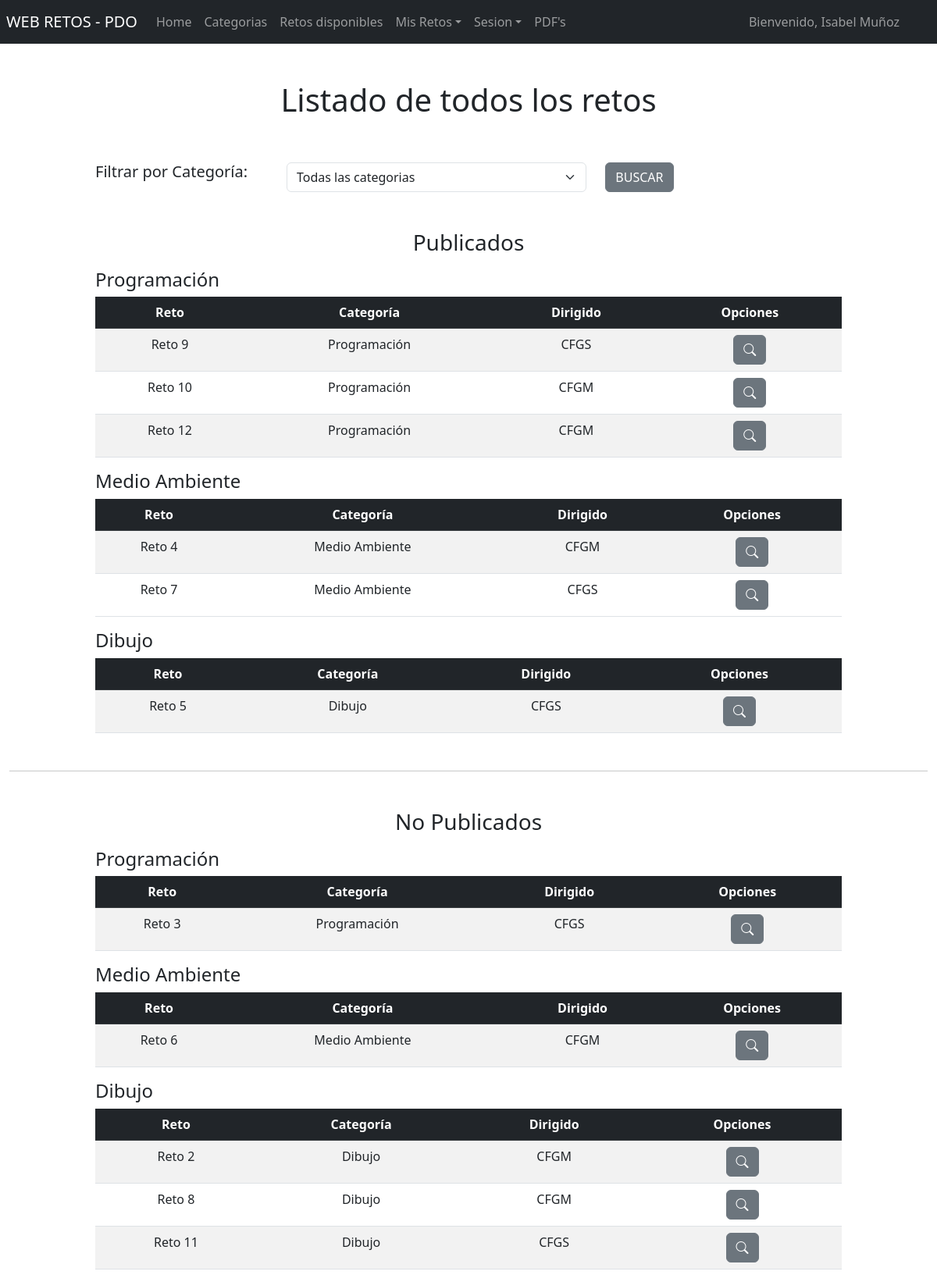
Screenshot of /index.php?c=reto (signed in) with the database file from the repository.
### tables this page shows
CREATE TABLE IF NOT EXISTS `profesores` (
  `id` smallint(5) unsigned NOT NULL AUTO_INCREMENT,
  `nombre` varchar(100) NOT NULL,
  `correo` varchar(100) NOT NULL,
  `pass` varchar(255) NOT NULL,
  PRIMARY KEY (`id`),
  UNIQUE KEY `correo` (`correo`),
  UNIQUE KEY `nombre` (`nombre`)
);

CREATE TABLE IF NOT EXISTS `categorias` (
  `id` tinyint(3) unsigned NOT NULL AUTO_INCREMENT,
  `nombre` varchar(100) NOT NULL,
  PRIMARY KEY (`id`),
  UNIQUE KEY `nombreCategoria` (`nombre`) USING BTREE
);

CREATE TABLE IF NOT EXISTS `retos` (
  `id` smallint(5) unsigned NOT NULL AUTO_INCREMENT,
  `nombre` varchar(100) NOT NULL,
  `dirigido` varchar(100) NOT NULL,
  `descripcion` varchar(500) DEFAULT NULL,
  `fechaInicioInscripcion` date NOT NULL,
  `fechaFinInscripcion` date NOT NULL,
  `fechaInicioReto` timestamp NOT NULL DEFAULT CURRENT_TIMESTAMP ON UPDATE CURRENT_TIMESTAMP,
  `fechaFinReto` timestamp NOT NULL DEFAULT CURRENT_TIMESTAMP ON UPDATE CURRENT_TIMESTAMP,
  `fechaPublicacion` timestamp NOT NULL DEFAULT CURRENT_TIMESTAMP ON UPDATE CURRENT_TIMESTAMP,
  `publicado` bit(1) NOT NULL DEFAULT b'0',
  `idProfesor` smallint(5) unsigned NOT NULL,
  `idCategoria` tinyint(3) unsigned NOT NULL,
  PRIMARY KEY (`id`),
  KEY `FK_Profesor` (`idProfesor`),
  KEY `FK_Categoria` (`idCategoria`),
  CONSTRAINT `FK_Categoria` FOREIGN KEY (`idCategoria`) REFERENCES `categorias` (`id`),
  CONSTRAINT `FK_Profesor` FOREIGN KEY (`idProfesor`) REFERENCES `profesores` (`id`)
);

### controlador/controladorreto.php (called while the page is built, shortened)
<?php
require_once 'modelo/reto.php';
require_once 'modelo/categoria.php';
require_once 'modelo/profesor.php';
class ControladorReto
{
    private $modeloreto;
    private $modelocategorias;
    private $modeloprofesores;
    public function __construct()
    {
        $this->modeloreto = new Reto();
        $this->modelocategorias = new Categoria();
        $this->modeloprofesores = new Profesor();
    }
    public function index()
    {
        $idProfesor = $_SESSION['user'];
        $profesor = $this->modeloprofesores->obtenerNombre($idProfesor);
        $categorias = $this->modelocategorias->listar();
        require_once 'vista/headeruser.php';
        require_once 'vista/reto/reto.php';
    }
    public function getCategoria($id)
    {
        return $this->modelocategorias->obtener($id);
    }
    public function listarPublicadosPorCategoria($id)
    {
        return $this->modeloreto->listarPublicadosPorCategoria($id);
    }
    public function listarNoPublicadosPorCategoria($id)
    {
        return $this->modeloreto->listarNoPublicadosPorCategoria($id);
    }
}

### conexion/conexion.php (called while the page is built, shortened)
<?php
class Conexion
{
    public static function conectar()
    {
        $pdo = new PDO('mysql:host=' . DB_HOST . ';dbname=' . DB . ';charset=' . CHARSET, DB_USER, DB_PASS);
        $pdo->setAttribute(PDO::ATTR_ERRMODE, PDO::ERRMODE_EXCEPTION);
        return $pdo;
    }
}

### modelo/profesor.php (called while the page is built, shortened)
<?php
class Profesor
{
    private $conexion;
    public function __construct()
    {
        try {
            $this->conexion = Conexion::conectar();
        } catch (Exception $e) {
            die($e->getMessage());
        }
    }
    public function obtenerNombre($id)
    {
        try {
            $consulta = $this->conexion->prepare("SELECT * FROM profesores WHERE id = ?");
            $consulta->execute([$id]);
            return $consulta->fetch(PDO::FETCH_OBJ);
        } catch (Exception $e) {
            die($e->getMessage());
        }
    }
}

### modelo/categoria.php (called while the page is built, shortened)
<?php
class Categoria
{
    private $conexion;
    public function __construct()
    {
        try {
            $this->conexion = Conexion::conectar();
        } catch (Exception $e) {
            die($e->getMessage());
        }
    }
    public function listar()
    {
        try {
            $consulta = $this->conexion->prepare("SELECT * FROM categorias ORDER BY id ASC");
            $consulta->execute();
            return $consulta->fetchAll(PDO::FETCH_OBJ);
        } catch (Exception $e) {
            die($e->getMessage());
        }
    }
    public function obtener($id)
    {
        try {
            $consulta = $this->conexion->prepare("SELECT * FROM categorias WHERE id = ?");
            $consulta->execute([$id]);
            return $consulta->fetch(PDO::FETCH_OBJ);
        } catch (Exception $e) {
            die($e->getMessage());
        }
    }
}

### modelo/reto.php (called while the page is built, shortened)
<?php
class Reto
{
    private $conexion;
    public function __construct()
    {
        try {
            $this->conexion = Conexion::conectar();
        } catch (Exception $e) {
            die($e->getMessage());
        }
    }
    public function listarPublicadosPorCategoria($id)
    {
        try {
            $consulta = $this->conexion->prepare("SELECT * FROM retos WHERE idCategoria = ? AND publicado = 1");
            $consulta->execute([$id]);
            return $consulta->fetchAll(PDO::FETCH_OBJ);
        } catch (Exception $e) {
            die($e->getMessage());
        }
    }
    public function listarNoPublicadosPorCategoria($id)
    {
        try {
            $consulta = $this->conexion->prepare("SELECT * FROM retos WHERE idCategoria = ? AND publicado = 0");
            $consulta->execute([$id]);
            return $consulta->fetchAll(PDO::FETCH_OBJ);
        } catch (Exception $e) {
            die($e->getMessage());
        }
    }
}

### vista/reto/reto.php (the view, shortened to what this page needs)
<div class="container-fluid box col-12">
    <div class="page-header mb-5 text-center">
        <h1>Listado de todos los retos</h1>
    </div>
    <div class=" container-fluid mb-3 col-xl-10 col-12">
        <form id="frm-filtro" action="?c=reto&a=filtrado" method="post" enctype="multipart/form-data">
            <div class="row">
                <div class="col-md-12 col-lg-3 mt-2">
                    <h5>Filtrar por Categoría:</h5>
                </div>
                <div class="col-md-12 col-lg-5 mt-2">
                    <select class="form-select" aria-label="Select de categorias" name="filtrado" id="filtrado">
                        <option value='0' selected>Todas las categorias</option>
                    </select>
                </div>
                <div class="col-md-12 col-lg-4 mt-2">
                    <button id="buscar" class="btn btn-secondary">BUSCAR</button>
                </div>
            </div>
        </form>
    </div>
    <div class="container-fluid col-xl-10 col-12">
        <div class="page-header mb-3 mt-5 text-center">
            <h3>Publicados</h3>
        </div>
        <?php foreach ($categorias as $categoria) : ?>
            <h4 class="h4 mb-2"><?php echo $categoria->nombre ?></h4>
            <table class="table table-striped table-hover text-center" id="tabla">
                <thead class="table-dark">
                    <tr>
                        <th>Reto</th>
                        <th>Categoría</th>
                        <th>Dirigido</th>
                        <th>Opciones</th>
                    </tr>
                </thead>
                <tbody>
                    <?php foreach ($this->listarPublicadosPorCategoria($categoria->id) as $r) : ?>
                        <tr>
                            <td><?php echo $r->nombre; ?></td>
                            <td><?php echo $this->getCategoria($r->idCategoria)->nombre; ?></td>
                            <td><?php echo $r->dirigido ?></td>
                            <td>
                                <a class="btn btn-secondary" data-bs-toggle="tooltip" data-bs-placement="top" title="Consultar Reto" href="?c=reto&a=consultar&id=<?php echo $r->id; ?>"><em class="bi bi-search"></em></a>
                            </td>
                        </tr>
                    <?php endforeach; ?>
                </tbody>
            </table>
        <?php endforeach; ?>
    </div>
    <hr class="hr my-5" />
    <div class="container-fluid col-xl-10 col-12">
        <div class="page-header mb-3 text-center">
            <h3>No Publicados</h3>
        </div>
        <?php foreach ($categorias as $categoria) : ?>
            <h4 class="h4 mb-2"><?php echo $categoria->nombre ?></h4>
            <table class="table table-striped table-hover text-center" id="tabla">
                <thead class="table-dark">
                    <tr>
                        <th>Reto</th>
                        <th>Categoría</th>
                        <th>Dirigido</th>
                        <th>Opciones</th>
                    </tr>
                </thead>
                <tbody>
                    <?php foreach ($this->listarNoPublicadosPorCategoria($categoria->id) as $r) : ?>
                        <tr>
                            <td><?php echo $r->nombre; ?></td>
                            <td><?php echo $this->getCategoria($r->idCategoria)->nombre; ?></td>
                            <td><?php echo $r->dirigido ?></td>
                            <td>
                                <a class="btn btn-secondary" data-bs-toggle="tooltip" data-bs-placement="top" title="Consultar Reto" href="?c=reto&a=consultar&id=<?php echo $r->id; ?>"><em class="bi bi-search"></em></a>
                            </td>
                        </tr>
                    <?php endforeach; ?>
                </tbody>
            </table>
        <?php endforeach; ?>
    </div>
</div>
</body>
</html>

### index.php (shortened to what this page needs)
<?php
require_once 'conexion/conexion.php';
$controller = 'index';
if (!isset($_GET['c'])) {
    require_once "controlador/controlador$controller.php";
    $controller = 'Controlador' . ucwords($controller);
    $controller = new $controller;
    $controller->index();
} else if (isset($_SESSION['user'])) {
    if (isset($_GET['c']) && !isset($_GET['a'])) {
        $controller = new $controller;
        $controller->index();
    }
} else if (isset($_GET['c']) && !isset($_GET['a']) && (($_GET['c'] == 'sesion'))) {
    $controller = $_GET['c'];
    require_once "controlador/controlador$controller.php";
    $controller = 'Controlador' . ucwords($controller);
    $controller = new $controller;
    $controller->index();
} else if (isset($_GET['c']) && isset($_GET['a']) && ($_GET['c'] == 'sesion') && ($_GET['a'] == 'iniciarsesion')) {
    $controller = strtolower($_GET['c']);
    $accion = isset($_GET['a']) ? $_GET['a'] : 'Index';
    require_once "controlador/controlador$controller.php";
    $controller = 'Controlador' . ucwords($controller);
    $controller = new $controller;
    call_user_func(array($controller, $accion));
} else {
    header('Location:index.php');
}

### vista/headeruser.php (shortened to what this page needs)
<!DOCTYPE html>
<html lang="es">
<head>
    <link href="https://cdn.jsdelivr.net/npm/bootstrap@5.3.0-alpha1/dist/css/bootstrap.min.css" rel="stylesheet">
    <link rel="stylesheet" href="https://cdn.jsdelivr.net/npm/bootstrap-icons@1.10.3/font/bootstrap-icons.css">
    <link rel="stylesheet" href="assets/css/styles.css">
</head>
<body>
    <nav class="navbar navbar-dark bg-dark navbar-expand-lg mb-5">
        <a class="navbar-brand ms-2 mx-3">WEB RETOS - PDO</a>
        <div class="collapse navbar-collapse" id="navbarSupportedContent">
            <ul class="navbar-nav me-auto">
                <li class="nav-item active">
                    <a class="nav-link" href="index.php">Home</a>
                </li>
                <li class="nav-item">
                    <a class="nav-link" href="?c=categoria">Categorias</a>
                </li>
                <li class="nav-item">
                    <a class="nav-link" href="?c=reto">Retos disponibles</a>
                </li>
                <li class="nav-item dropdown">
                    <a class="nav-link dropdown-toggle" data-bs-toggle="dropdown" role="button" aria-expanded="false">Mis Retos</a>
                </li>
                <li class="nav-item dropdown">
                    <a class="nav-link dropdown-toggle" data-bs-toggle="dropdown" role="button" aria-expanded="false">Sesion</a>
                </li>
                <li class="nav-item">
                    <a class="nav-link" href="?c=pdf">PDF's</a>
                </li>
            </ul>
            <span class="navbar-text mx-5"><?php echo $profesor != null ? 'Bienvenido, ' . $profesor->nombre : 'Estoy en INDEX'; ?></span>
        </div>
    </nav>

### rows the page displays
profesores: nombre "Isabel Muñoz"
categorias: nombre "Programación"
retos: nombre "Reto 9", idCategoria.nombre "Programación", dirigido "CFGS"
retos: nombre "Reto 10", idCategoria.nombre "Programación", dirigido "CFGM"
retos: nombre "Reto 12", idCategoria.nombre "Programación", dirigido "CFGM"
categorias: nombre "Medio Ambiente"
retos: nombre "Reto 4", idCategoria.nombre "Medio Ambiente", dirigido "CFGM"
retos: nombre "Reto 7", idCategoria.nombre "Medio Ambiente", dirigido "CFGS"
categorias: nombre "Dibujo"
retos: nombre "Reto 5", idCategoria.nombre "Dibujo", dirigido "CFGS"
retos: nombre "Reto 3", idCategoria.nombre "Programación", dirigido "CFGS"
retos: nombre "Reto 6", idCategoria.nombre "Medio Ambiente", dirigido "CFGM"
retos: nombre "Reto 2", idCategoria.nombre "Dibujo", dirigido "CFGM"
retos: nombre "Reto 8", idCategoria.nombre "Dibujo", dirigido "CFGM"
retos: nombre "Reto 11", idCategoria.nombre "Dibujo", dirigido "CFGS"
